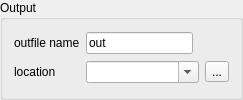
                       <widget class="QGroupBox" name="groupBox_2">
                        <property name="sizePolicy">
                         <sizepolicy hsizetype="Preferred" vsizetype="Fixed">
                          <horstretch>0</horstretch>
                          <verstretch>0</verstretch>
                         </sizepolicy>
                        </property>
                        <property name="title">
                         <string>Output</string>
                        </property>
                        <layout class="QGridLayout" name="gridLayout_2">
                         <item row="0" column="0">
                          <widget class="QLabel" name="label_3">
                           <property name="toolTip">
                            <string>Main result file.</string>
                           </property>
                           <property name="text">
                            <string>outfile name</string>
                           </property>
                          </widget>
                         </item>
                         <item row="0" column="1">
                          <widget class="QLineEdit" name="lineEdit_3">
                           <property name="maximumSize">
                            <size>
                             <width>107</width>
                             <height>16777215</height>
                            </size>
                           </property>
                           <property name="text">
                            <string>out</string>
                           </property>
                           <property name="dragEnabled">
                            <bool>true</bool>
                           </property>
                          </widget>
                         </item>
                         <item row="0" column="2">
                          <spacer name="horizontalSpacer">
                           <property name="orientation">
                            <enum>Qt::Horizontal</enum>
                           </property>
                           <property name="sizeHint" stdset="0">
                            <size>
                             <width>0</width>
                             <height>20</height>
                            </size>
                           </property>
                          </spacer>
                         </item>
                         <item row="1" column="0">
                          <widget class="QLabel" name="label_4">
                           <property name="text">
                            <string>location</string>
                           </property>
                          </widget>
                         </item>
                         <item row="1" column="1" colspan="2">
                          <widget class="QComboBox" name="comboBox_22">
                           <property name="sizePolicy">
                            <sizepolicy hsizetype="Expanding" vsizetype="Fixed">
                             <horstretch>0</horstretch>
                             <verstretch>0</verstretch>
                            </sizepolicy>
                           </property>
                           <property name="editable">
                            <bool>true</bool>
                           </property>
                          </widget>
                         </item>
                         <item row="1" column="3">
                          <widget class="QToolButton" name="toolButton_4">
                           <property name="text">
                            <string>...</string>
                           </property>
                          </widget>
                         </item>
                        </layout>
                       </widget>
